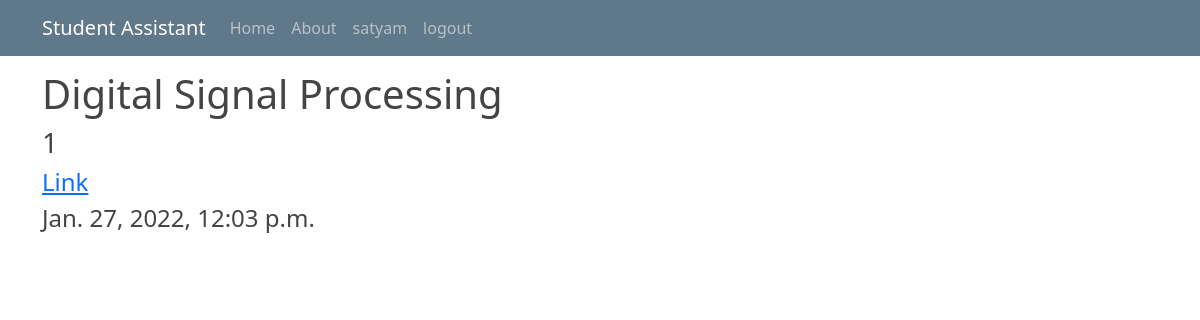
/course/5EN301 (signed in), run on an earlier commit of the app's database.
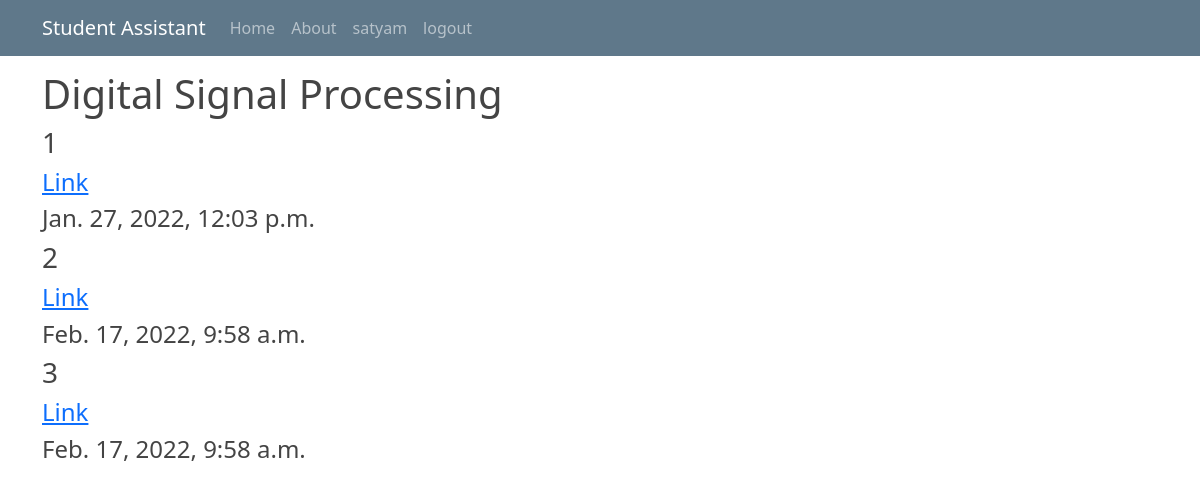
And on a later commit of the database.
### course/models.py (models this page shows, shortened)
class LectureLink(models.Model):
    course = models.ForeignKey(Course, on_delete=models.CASCADE)
    lec_num = models.IntegerField()
    lec_date_time = models.DateTimeField(auto_now_add=True)
    lec_link = models.URLField()
    lecture_title = models.CharField(default="No Title available", max_length=100)
    lecture_detail = models.TextField(default="No description available")
    lecture_module_no = models.IntegerField(null=True)

class Course(models.Model):
    course_code = models.CharField(max_length=20)
    course_name = models.CharField(max_length=100)
    course_year = models.ForeignKey(Year, default=None, on_delete=models.CASCADE)
    course_abbriv = models.ForeignKey(CourseAbbrivation, default=None, on_delete=models.CASCADE)
    course_branch = models.ForeignKey(Branch, default=None, on_delete=models.CASCADE)
    course_description = models.CharField(max_length=200, default="No description available")
    course_credit = models.IntegerField(null=True)

### course/views.py (the view)
# urls.py: path('course/<str:course>', views.course_detail, name='course'),
@login_required
def course_detail(request, course):
    show_course = LectureLink.objects.filter(course__course_code=course)
    context = {
        'course': show_course,
    }
    return render(request, 'course/course.html', context)

### course/templates/course/course.html
{% extends "course/base.html" %}
{% block content %}
    <h1> {{ course.first.course.course_name }}</h1>
    {% for co in course %}
        <h3>{{ co.lec_num }}</h3>
        <h4><a href="{% url 'lecture' co.id %}">Link</a></h4>
        <h4>{{ co.lec_date_time }}</h4>
    {% endfor %}
{% endblock content %}

### course/templates/course/base.html (shortened to what this page needs)
{% load static %}
<!doctype html>
<html lang="en">
<head>
    <link rel="stylesheet" href="{% static 'course/main.css' %}">
    <link href="https://cdn.jsdelivr.net/npm/bootstrap@5.1.3/dist/css/bootstrap.min.css" rel="stylesheet"
>
</head>
<body>
<header class="site-header" style="margin-bottom: 70px">
    <nav class="navbar navbar-expand-md navbar-dark bg-steel fixed-top">
        <div class="container">
            <a class="navbar-brand mr-4" href="#">Student Assistant</a>
            <div class="collapse navbar-collapse" id="navbarToggle">
                <div class="navbar-nav mr-auto">
                    <a class="nav-item nav-link" href="{% url 'course-home' %}">Home</a>
                    <a class="nav-item nav-link" href="#">About</a>
                </div>
                <div class="navbar-nav">
                    {% if user.is_authenticated %}
                        <a class="nav-item nav-link" href="#">{{ user.username }}</a>
                        <a class="nav-item nav-link" href="{% url 'logout' %}">logout</a>
                    {% else %}
                        <a class="nav-item nav-link" href="{% url 'login' %}">Login</a>
                        <a class="nav-item nav-link" href="{% url 'register' %}">Register</a>
                    {% endif %}
                </div>
            </div>
        </div>
    </nav>
</header>
<main role="main" class="container">
        {% block content %}{% endblock %}
</main>
</body>
</html>

### course/static/course/main.css (style rules this page uses)
body { background: #fafafa; color: #333333; margin-top: 5rem; }
h1, h2, h3, h4, h5, h6 { color: #444444; }
.bg-steel { background-color: #5f788a; }
.site-header .navbar-nav .nav-link { color: #cbd5db; }

What changed in the data, as far as the page shows it:
added LectureLink: lec_num "2", lec_date_time "Feb. 17, 2022, 9:58 a.m."
added LectureLink: lec_num "3", lec_date_time "Feb. 17, 2022, 9:58 a.m."
